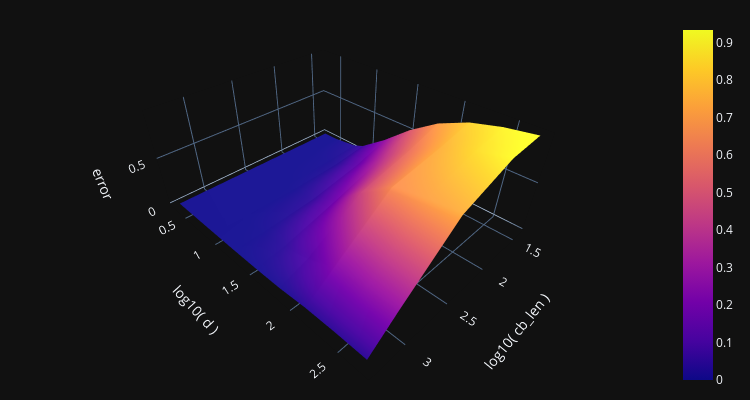

Notebook source saved alongside this figure:
### Markdown cell above
> Clarification: RVQ with K=1 is the same thing a regular VQ.

### Code cell
#| code-fold: true
#| code-summary: "Show the code"
#| label: fig-rvq-error-surfacea
#| fig-cap: "(Interactive) Surface plot of reconstruction error for 4 codebooks with various data dimensions and codebook lengths."

import numpy as np
import plotly.graph_objects as go
import plotly.io as pio
pio.renderers.default='notebook'
import plotly.express as px 
from plotly.offline import plot, iplot, init_notebook_mode
import plotly.graph_objs as go
init_notebook_mode(connected=True)
import plotly.graph_objects as go

def plot_results(results, d_choices, cb_lengths, K_choices, log_xy=True, log_z=False, vary_K=False,
                camera=dict( up=dict(x=0, y=0, z=1), center=dict(x=0, y=0, z=-0.2), eye=dict(x=1.3, y=1.3, z=1.25)),
                width=750,):
    y, ylabel = np.array(d_choices), 'd'
    if vary_K:
        x, xlabel = np.array(K_choices), 'K'
        z = results[:,-1,:] 
    else:
        x, xlabel = np.array(cb_lengths), 'cb_len'
        z = results[:,:,3] 
    z, zlabel = z.numpy(), 'error'

    if log_xy:
        if not vary_K: 
            x, xlabel = np.log10(x), f"log10( {xlabel} )"
        y, ylabel = np.log10(y), f"log10( {ylabel} )"
    if log_z:
        z, zlabel = np.log10(z), f"log10( {zlabel} )"

    X, Y = np.meshgrid(x, y)

    fig = go.Figure(data=[go.Surface(x=X, y=Y, z=z, )], )
    fig.update_layout(scene = dict(xaxis_title=xlabel,yaxis_title=ylabel,zaxis_title=zlabel))
    fig.update_layout(template='plotly_dark',
        autosize=False,
        width=width,
        height=400,
        margin=dict(l=20,r=20,b=10,t=20,pad=4),
        #paper_bgcolor="LightSteelBlue",
        scene_camera = camera,
    )
    return fig

fig = plot_results(results, d_choices, cb_lengths, K_choices, log_xy=True, log_z=False)
fig.show()

### Figure 1 — Plotly figure (JSON) as saved in the notebook; plotly's stock layout.template omitted (floating-point values rounded to 4 significant figures)
{"data": [{"type": "surface", "x": [[1.398, 1.806, 2.408, 3.01, 3.311], [1.398, 1.806, 2.408, 3.01, 3.311], [1.398, 1.806, 2.408, 3.01, 3.311], [1.398, 1.806, 2.408, 3.01, 3.311], [1.398, 1.806, 2.408, 3.01, 3.311], [1.398, 1.806, 2.408, 3.01, 3.311], [1.398, 1.806, 2.408, 3.01, 3.311], [1.398, 1.806, 2.408, 3.01, 3.311], [1.398, 1.806, 2.408, 3.01, 3.311], [1.398, 1.806, 2.408, 3.01, 3.311]], "y": [[0.301, 0.301, 0.301, 0.301, 0.301], [0.4771, 0.4771, 0.4771, 0.4771, 0.4771], [0.7782, 0.7782, 0.7782, 0.7782, 0.7782], [0.9031, 0.9031, 0.9031, 0.9031, 0.9031], [1.204, 1.204, 1.204, 1.204, 1.204], [1.505, 1.505, 1.505, 1.505, 1.505], [1.806, 1.806, 1.806, 1.806, 1.806], [2.107, 2.107, 2.107, 2.107, 2.107], [2.408, 2.408, 2.408, 2.408, 2.408], [2.709, 2.709, 2.709, 2.709, 2.709]], "z": [[0.0001195, 1.304e-05, 4.5e-07, 6.089e-08, 7.825e-10], [0.00183, 0.0002151, 9.551e-06, 4.545e-07, 2.467e-08], [0.03747, 0.01108, 0.001135, 5.043e-05, 3.637e-06], [0.08191, 0.03201, 0.00521, 0.0003489, 2.813e-05], [0.2806, 0.1623, 0.05583, 0.008147, 0.0007631], [0.5124, 0.3757, 0.2001, 0.04657, 0.005082], [0.6977, 0.583, 0.4547, 0.1204, 0.0154], [0.8201, 0.7431, 0.654, 0.2488, 0.04375], [0.8907, 0.8391, 0.6974, 0.2769, 0.05185], [0.9333, 0.9103, 0.7345, 0.2887, 0.05027]]}], "layout": {"autosize": false, "height": 400, "margin": {"b": 10, "l": 20, "pad": 4, "r": 20, "t": 20}, "scene": {"camera": {"center": {"x": 0, "y": 0, "z": -0.2}, "eye": {"x": 1.3, "y": 1.3, "z": 1.25}, "up": {"x": 0, "y": 0, "z": 1}}, "xaxis": {"title": {"text": "log10( cb_len )"}}, "yaxis": {"title": {"text": "log10( d )"}}, "zaxis": {"title": {"text": "error"}}}, "width": 750}}
